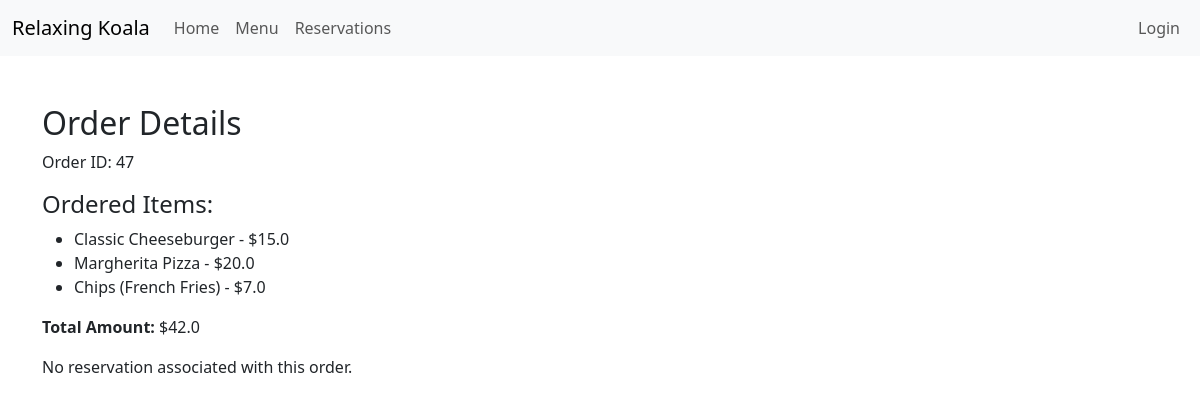
Page /menu/order/47/ on the committed database.
### menu/models.py (models this page shows, shortened)
class Order(models.Model):
    ordered_menu_items = models.ManyToManyField(MenuItem)
    customer = models.ForeignKey(Customer, on_delete=models.CASCADE)
    order_date = models.DateTimeField(auto_now_add=True)

class MenuItem(models.Model):
    name = models.CharField(max_length=255)
    description = models.TextField()
    price = models.FloatField()
    available = models.BooleanField(default=True)
    inventory_item = models.ForeignKey(
        Inventory,
        on_delete=models.CASCADE,
        related_name='menu_items',
        default=1
    )

### menu/views.py (the view)
# urls.py: path('order/<int:order_id>/', order_detail, name='order_detail'),
def order_detail(request, order_id):
    order = get_object_or_404(Order, id=order_id)
    total_cost = order.ordered_menu_items.aggregate(total=Sum('price'))['total']
    context = {
        'order': order,
        'total_cost': total_cost,
    }
    return render(request, 'menu/order_detail.html', context)

### menu/templates/menu/order_detail.html (shortened to what this page needs)
<!DOCTYPE html>
<html lang="en">
<head>
    <link href="https://cdn.jsdelivr.net/npm/bootstrap@5.3.3/dist/css/bootstrap.min.css" rel="stylesheet">
</head>
<body>
    <nav class="navbar navbar-expand-lg navbar-light bg-light">
        <div class="container-fluid">
            <a class="navbar-brand" href="{% url 'home' %}">Relaxing Koala</a>
            <div class="collapse navbar-collapse" id="navbarNav">
                <ul class="navbar-nav me-auto">
                    <li class="nav-item">
                        <a class="nav-link" href="{% url 'home' %}">Home</a>
                    </li>
                    <li class="nav-item">
                        <a class="nav-link" href="{% url 'menu:order_menu' %}">Menu</a>
                    </li>
                    <li class="nav-item">
                        <a class="nav-link" href="{% url 'reservations:reserve_table' %}">Reservations</a>
                    </li>
                </ul>
                <ul class="navbar-nav ms-auto">
                    {% if user.is_authenticated %}
                    <li class="nav-item">
                        <form id="logout-form" method="post" action="{% url 'logout' %}">
                            {% csrf_token %}
                            <button type="submit">Logout</button>
                        </form>
                    </li>
                    {% else %}
                    <li class="nav-item">
                        <a class="nav-link" href="{% url 'login' %}">Login</a>
                    </li>
                    {% endif %}
                </ul>
            </div>
        </div>
    </nav>
    <div class="container mt-5">
        <h2>Order Details</h2>
        <p>Order ID: {{ order.id }}</p>
        <h4>Ordered Items:</h4>
        <ul>
            {% for item in order.ordered_menu_items.all %}
            <li>{{ item.name }} - ${{ item.price }}</li>
            {% endfor %}
        </ul>
        <p><strong>Total Amount:</strong> ${{ total_cost }}</p>
        {% if order.reservation %}
        <p>Reservation: {{ order.reservation }}</p>
        {% else %}
        <p>No reservation associated with this order.</p>
        {% endif %}
    </div>
</body>
</html>

### rows in the picture
Order: id "47"
MenuItem: name "Classic Cheeseburger", price "15.0"
MenuItem: name "Margherita Pizza", price "20.0"
MenuItem: name "Chips (French Fries)", price "7.0"

### other values in the picture
{{ total_cost }} "42.0"
